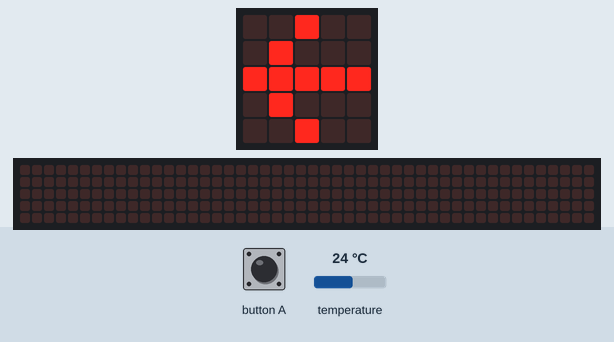
This program was run on a simulated BBC micro:bit (MakeCode). Shown: the board's 5×5 LED display, a strip that is not on the board, showing the scrolling text unrolled. Inputs (shaded band) come from the test bench; at power-on: temperature 24 °C. The 48×5 strip is a reading aid, not a part: it shows the text the display is scrolling, unrolled, one strip-width of it at a time.

Above: at 1.2 s.
1.3 s: button A pressed for 0.5 s
At 4.23 s:
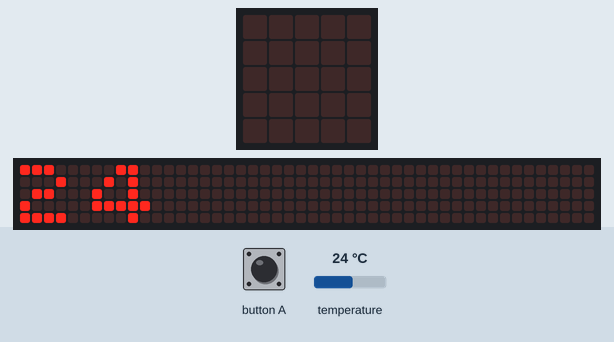
At 10.45 s:
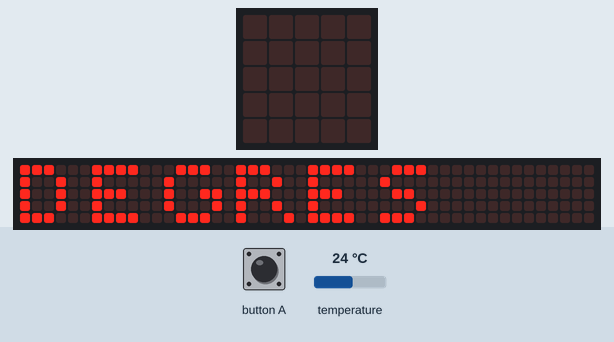

Measured:
- after the input at 1.3 s, the display: first differs from a run without the input after 0.38 s (image 1)
- what the display in image 0 shows lasts 0.4 s, from 0.8 s to 1.2 s

The program:

main.ts
```typescript
basic.forever(function () {
    if (input.buttonIsPressed(Button.A)) {
        led.enable(true)
        basic.clearScreen()
        basic.showNumber(input.temperature())
        basic.showString("DEGRES")
        basic.showString("T=")
    } else {
        led.enable(true)
        basic.showLeds(`
            . . # . .
            . # . . .
            # # # # #
            . # . . .
            . . # . .
            `)
        led.enable(false)
    }
})
```

test.ts
```typescript
// les tests vont ici ; cela ne sera pas compilé si ce paquet est utilisé en tant qu'extension.
```
